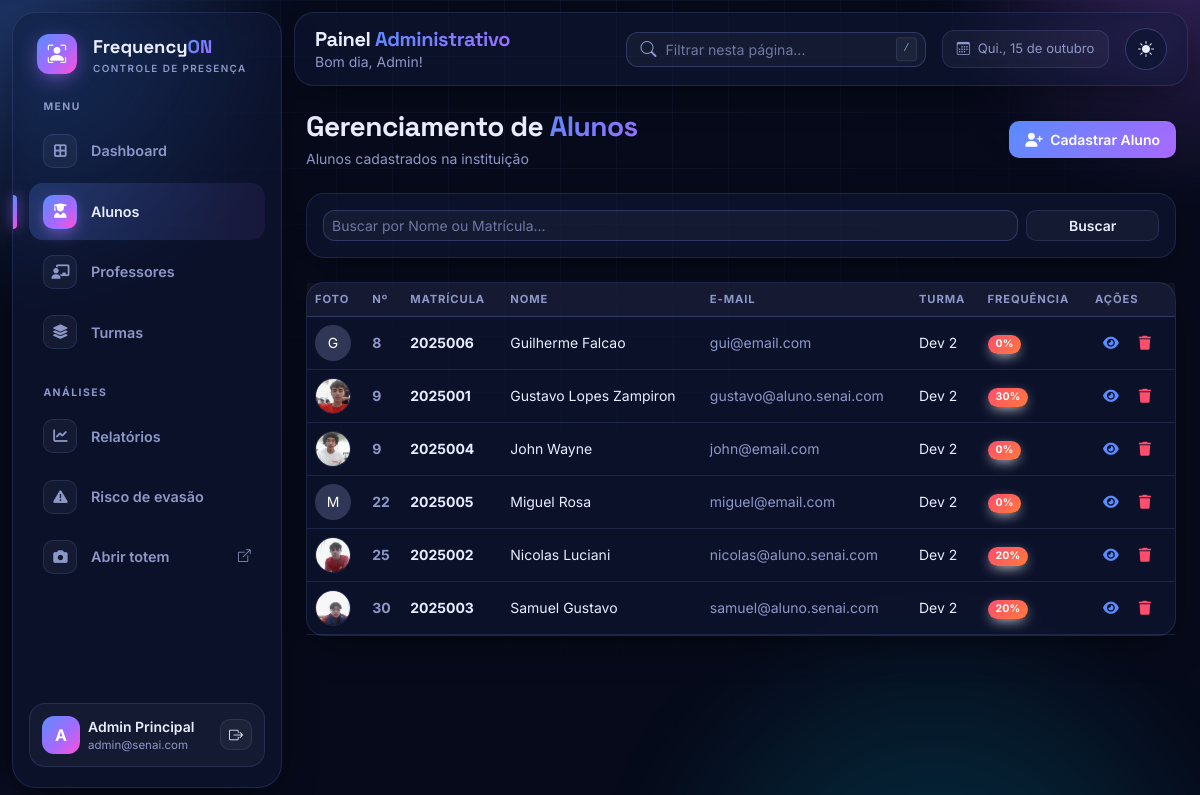
Before: /admin/alunos (signed in) with the older database file.
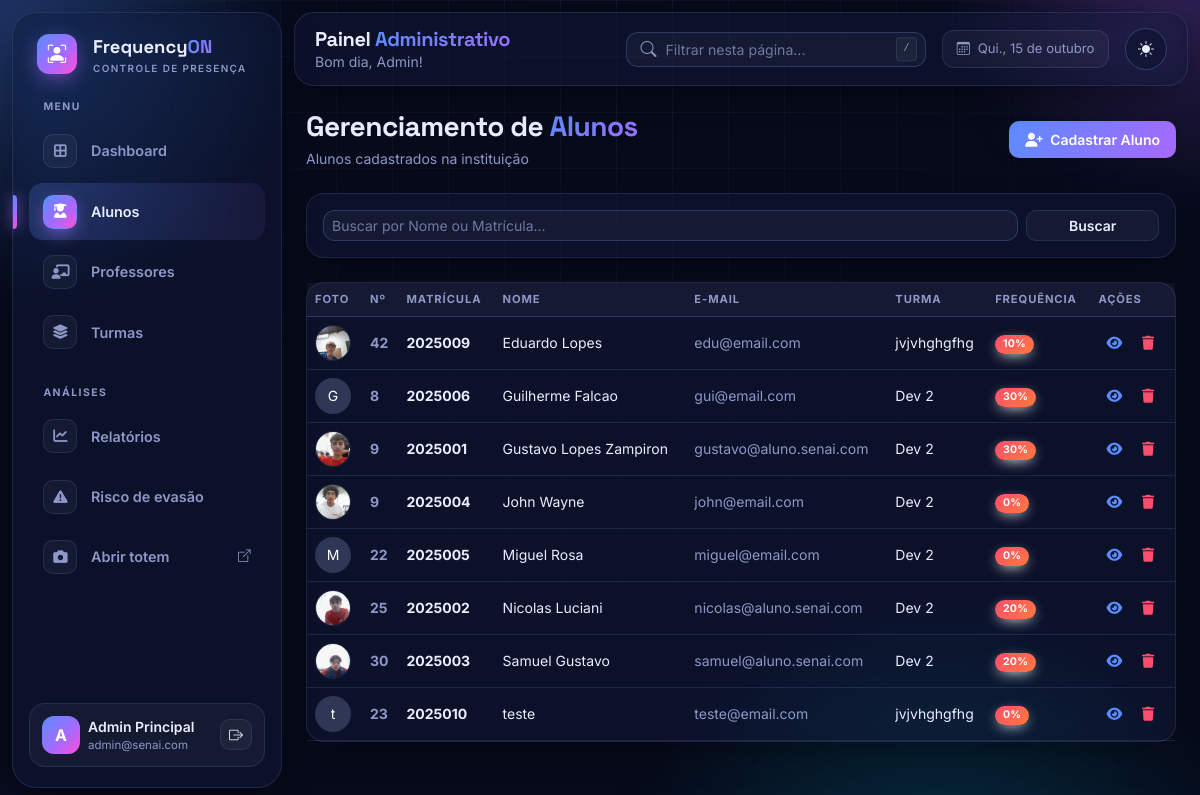
After: the same page with the newer database file.
### database.py (models this page shows, shortened)
class UsuarioMixin:
    def set_senha(self, senha):
        self.senha_hash = generate_password_hash(senha)
    def check_senha(self, senha):
        return check_password_hash(self.senha_hash, senha)

class Admin(UsuarioMixin, db.Model):
    __tablename__ = "admins"
    id = db.Column(db.Integer, primary_key=True)
    nome = db.Column(db.String(120), nullable=False)
    email = db.Column(db.String(120), unique=True, nullable=False)
    senha_hash = db.Column(db.String(255), nullable=False)
    foto = db.Column(db.String(255))

class Aluno(UsuarioMixin, db.Model):
    __tablename__ = "alunos"
    id = db.Column(db.Integer, primary_key=True)
    nome = db.Column(db.String(120), nullable=False)
    email = db.Column(db.String(120))
    matricula = db.Column(db.String(30), unique=True, nullable=False, index=True)
    numero_chamada = db.Column(db.Integer)
    senha_hash = db.Column(db.String(255), nullable=False)
    foto = db.Column(db.String(255))            # URL da foto (ex: /static/uploads/...)
    face_encoding = db.Column(db.LargeBinary)   # 128 floats (float64) do rosto
    turma_id = db.Column(db.Integer, db.ForeignKey("turmas.id"))
    turma = db.relationship("Turma", back_populates="alunos")
    presencas = db.relationship("Presenca", cascade="all, delete-orphan", backref="aluno")
    justificativas = db.relationship("Justificativa", cascade="all, delete-orphan", backref="aluno",
                                     order_by="Justificativa.data.desc()")
    @property
    def frequencia(self):
        if not self.turma_id:
            return 0
        dias_aula = self.turma.dias_aula
        if not dias_aula:
            return 0
        dias = (db.session.query(func.count(func.distinct(Presenca.data)))
                .join(Aluno, Presenca.aluno_id == Aluno.id)
                .filter(Aluno.turma_id == self.turma_id,
                        filtro_dias_aula(Presenca.data, dias_aula))
                .scalar())
        if not dias:
            return 0
        ok = (db.session.query(func.count(Presenca.id))
              .filter(
                  Presenca.aluno_id == self.id,
                  Presenca.status.in_(("presente", "atraso")),
                  filtro_dias_aula(Presenca.data, dias_aula)
              )
              .scalar())
        return min(100, round(ok * 100 / (dias * AULAS_POR_DIA)))

class Turma(db.Model):
    __tablename__ = "turmas"
    id = db.Column(db.Integer, primary_key=True)
    nome = db.Column(db.String(120), nullable=False)
    curso = db.Column(db.String(120), nullable=False)
    alunos = db.relationship("Aluno", back_populates="turma")
    vinculos = db.relationship("ProfessorTurma", back_populates="turma",
                               cascade="all, delete-orphan")
    @property
    def dias_aula(self):
        return tuple(sorted({d for v in self.vinculos for d in v.dias_semana}))

class ProfessorTurma(db.Model):
    __tablename__ = "professor_turma"
    professor_id = db.Column(db.Integer, db.ForeignKey("professores.id"), primary_key=True)
    turma_id = db.Column(db.Integer, db.ForeignKey("turmas.id"), primary_key=True)
    dias = db.Column(db.String(20), nullable=False, default="")   # ex: "1,3" = terça e quinta
    professor = db.relationship("Professor", back_populates="vinculos")
    turma = db.relationship("Turma", back_populates="vinculos")
    @property
    def dias_semana(self):
        return tuple(int(d) for d in self.dias.split(",") if d.strip().isdigit())

### app.py (the view)
@admin.route("/alunos")
@requer("admin")
def alunos():
    busca = request.args.get("busca", "").strip()
    q = Aluno.query
    if busca:
        q = q.filter(or_(Aluno.nome.ilike(f"%{busca}%"), Aluno.matricula.ilike(f"%{busca}%")))
    return render_template("admin/alunos.html", alunos=q.order_by(Aluno.nome).all(), busca=busca)

### templates/admin/alunos.html (shortened to what this page needs)
{% extends 'admin/base.html' %}
{% block content %}
<div class="d-flex align-items-center justify-content-between mb-4">
    <div>
        <h1 class="h3 fw-bold mb-1">Gerenciamento de <span class="fo-gradient-text">Alunos</span></h1>
        <p class="text-muted mb-0 small">Alunos cadastrados na instituição</p>
    </div>
    <a href="{{ url_for('admin.novo_aluno') }}" class="btn btn-primary fw-semibold btn-sm px-3 py-2 shadow-sm">
        <i class="fa-solid fa-user-plus me-1"></i> Cadastrar Aluno
    </a>
</div>
<div class="card border-0 shadow-sm rounded-3 mb-4">
    <div class="card-body p-3">
        <form method="GET" action="{{ url_for('admin.alunos') }}" class="row g-2">
            <div class="col-md-10">
                <input type="text" name="busca" class="form-control form-control-sm" placeholder="Buscar por Nome ou Matrícula..." value="{{ busca }}">
            </div>
            <div class="col-md-2">
                <button type="submit" class="btn btn-secondary btn-sm w-100 fw-semibold">Buscar</button>
            </div>
        </form>
    </div>
</div>
<div class="card border-0 shadow-sm rounded-3">
    <div class="card-body p-0">
        <div class="table-responsive">
            <table class="table table-hover align-middle mb-0">
                <thead class="table-light small">
                    <tr>
                        <th>Foto</th>
                        <th>Nº</th>
                        <th>Matrícula</th>
                        <th>Nome</th>
                        <th>E-mail</th>
                        <th>Turma</th>
                        <th>Frequência</th>
                        <th>Ações</th>
                    </tr>
                </thead>
                <tbody class="small">
                    {% for aluno in alunos %}
                    <tr>
                        <td>
                            {% if aluno.foto %}
                                <img src="{{ aluno.foto }}" alt="{{ aluno.nome }}" class="rounded-circle border object-fit-cover quadrado-36">
                            {% else %}
                                <div class="avatar-initial rounded-circle bg-secondary text-white d-flex align-items-center justify-content-center quadrado-36">
                                    {{ aluno.nome[0] if aluno.nome else 'A' }}
                                </div>
                            {% endif %}
                        </td>
                        <td class="fw-bold text-muted">{{ aluno.numero_chamada or '-' }}</td>
                        <td class="fw-bold">{{ aluno.matricula }}</td>
                        <td>{{ aluno.nome }}</td>
                        <td class="text-muted">{{ aluno.email or '-' }}</td>
                        <td>{{ aluno.turma.nome if aluno.turma else 'Sem turma' }}</td>
                        <td>
                            <span class="badge {% if aluno.frequencia < 75 %}bg-danger{% else %}bg-success{% endif %}">
                                {{ aluno.frequencia }}%
                            </span>
                        </td>
                        <td class="text-nowrap">
                            <a href="{{ url_for('admin.detalhes_aluno', id=aluno.id) }}" class="btn btn-outline-primary btn-sm border-0" title="Ver detalhes">
                                <i class="fa-solid fa-eye"></i>
                            </a>
                            <form class="d-inline" method="POST" action="{{ url_for('admin.deletar_aluno', id=aluno.id) }}" onsubmit="return confirm('Tem certeza que deseja excluir?');">
                                <button type="submit" class="btn btn-outline-danger btn-sm border-0">
                                    <i class="fa-solid fa-trash"></i>
                                </button>
                            </form>
                        </td>
                    </tr>
                    {% else %}
                    <tr>
                        <td colspan="8" class="text-center text-muted py-4">Nenhum aluno encontrado no banco de dados.</td>
                    </tr>
                    {% endfor %}
                </tbody>
            </table>
        </div>
    </div>
</div>
{% endblock %}

### templates/admin/base.html (shortened to what this page needs)
<!DOCTYPE html>
<html lang="pt-BR">
<head>
    {% include 'componentes/cabecalho.html' %}
    <link href="{{ url_for('static', filename='css/admin.css') }}" rel="stylesheet">
</head>
<body data-fo-sem-tema>
    <div class="d-flex h-100">
        <aside class="barra-lateral fo-glass" id="sidebar">
            <div>
                <div class="d-flex align-items-center gap-3 px-2 mb-2">
                    <span class="fo-logo-icone"><i class="bi bi-person-bounding-box"></i></span>
                    <div class="marca">Frequency<span class="fo-gradient-text">ON</span><small>Controle de presença</small></div>
                </div>
                <div class="menu-titulo">Menu</div>
                <nav class="nav-lateral">
                    <a href="{{ url_for('admin.dashboard') }}" data-rota="/admin/dashboard /admin/"><span class="ic"><i class="fa-solid fa-border-all"></i></span> Dashboard</a>
                    <a href="{{ url_for('admin.alunos') }}" data-rota="/admin/alunos"><span class="ic"><i class="fa-solid fa-user-graduate"></i></span> Alunos</a>
                    <a href="{{ url_for('admin.professores') }}" data-rota="/admin/professores"><span class="ic"><i class="fa-solid fa-chalkboard-user"></i></span> Professores</a>
                    <a href="{{ url_for('admin.turmas') }}" data-rota="/admin/turmas"><span class="ic"><i class="fa-solid fa-layer-group"></i></span> Turmas</a>
                </nav>
                <div class="menu-titulo">Análises</div>
                <nav class="nav-lateral">
                    <a href="{{ url_for('admin.relatorios') }}" data-rota="/admin/relatorios"><span class="ic"><i class="fa-solid fa-chart-line"></i></span> Relatórios</a>
                    <a href="{{ url_for('admin.risco_evasao') }}" data-rota="/admin/risco-evasao"><span class="ic"><i class="fa-solid fa-triangle-exclamation"></i></span> Risco de evasão</a>
                    <a href="{{ url_for('reconhecimento.pagina_totem') }}" target="_blank" rel="noopener"><span class="ic"><i class="fa-solid fa-camera"></i></span> Abrir totem <i class="bi bi-box-arrow-up-right ms-auto small"></i></a>
                </nav>
            </div>
            <div class="perfil-rodape d-flex align-items-center gap-2">
                {% if usuario.foto %}
                    <img src="{{ usuario.foto }}" alt="{{ usuario.nome }}" class="avatar-fo">
                {% else %}
                    <span class="avatar-fo">{{ usuario.nome | inicial }}</span>
                {% endif %}
                <div class="flex-grow-1 overflow-hidden">
                    <div class="fw-semibold small text-truncate">{{ usuario.nome }}</div>
                    <small class="text-muted d-block text-truncate texto-mini">{{ usuario.email }}</small>
                </div>
                <a href="{{ url_for('logout') }}" class="btn btn-light btn-sm" title="Sair" aria-label="Sair"><i class="bi bi-box-arrow-right"></i></a>
            </div>
        </aside>
        <div class="flex-grow-1 d-flex flex-column h-100 overflow-y-auto min-w-0" id="rolagem">
            <header class="topbar fo-glass d-flex align-items-center justify-content-between gap-3">
                <div class="d-flex align-items-center gap-3 min-w-0">
                    <div class="min-w-0">
                        <h2 class="h5 fw-bold mb-0 text-truncate">Painel <span class="fo-gradient-text">Administrativo</span></h2>
                        <small class="text-muted d-none d-sm-block" id="saudacao">Olá, {{ usuario.nome.split()[0] }}!</small>
                    </div>
                </div>
                <div class="d-flex align-items-center gap-2 gap-md-3">
                    <div class="busca d-none d-md-block">
                        <i class="bi bi-search"></i>
                        <input type="search" class="form-control" id="buscaGlobal" placeholder="Filtrar nesta página..." aria-label="Filtrar nesta página">
                        <kbd class="d-none d-xl-inline">/</kbd>
                    </div>
                    <span class="chip-data d-none d-xl-inline-flex align-items-center gap-2"><i class="bi bi-calendar3"></i> <span id="dataHoje"></span></span>
                    <button type="button" class="fo-theme-btn" data-fo-theme-toggle></button>
                </div>
            </header>
            <main class="conteudo">
                {% block content %}{% endblock %}
            </main>
        </div>
    </div>
</body>
</html>

### templates/componentes/cabecalho.html (shortened to what this page needs)
<link href="https://cdn.jsdelivr.net/npm/bootstrap@5.3.3/dist/css/bootstrap.min.css" rel="stylesheet">
<link href="https://cdn.jsdelivr.net/npm/bootstrap-icons@1.11.3/font/bootstrap-icons.min.css" rel="stylesheet">
<link href="https://cdnjs.cloudflare.com/ajax/libs/font-awesome/6.5.1/css/all.min.css" rel="stylesheet">
<link href="{{ url_for('static', filename='css/tema.css') }}?v=2" rel="stylesheet">

Changed rows visible on the page:
added Aluno: foto (picture), numero_chamada "42", matricula "2025009", nome "Eduardo Lopes", email "edu@email.com", turma "jvjvhghgfhg", frequencia "10"
computed for Aluno "Guilherme Falcao": frequencia "0" → "30"
added Aluno: nome "t", numero_chamada "23", matricula "2025010", nome "teste", email "teste@email.com", turma "jvjvhghgfhg", frequencia "0"
